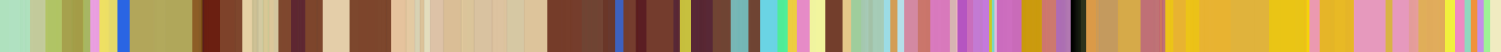
#> input picture duggee.jpg, 21002 x 720 px (shown at 1/14 size)
$ python com-py-circle.py
#> lines starting #> are read from the running program, lines starting #| are printed output that depends on the picture; after the words box and inside, x2 and y2 are one past the last pixel; in counts of white or black regions, pixels touching at a corner belong together
from PIL import Image, ImageDraw, ImageOps
import math

# Load the panorama image
panorama = Image.open('duggee.jpg')
#> panorama is the input picture: PIL image 21002x720 RGB; mean R, G, B 181.7, 148.9, 109.6

# Calculate the size of the circular image
diameter = min(panorama.size)
#> diameter = 720
diameter = diameter - diameter % 2  # ensure diameter is an even number

# Extract a strip of pixels from the far left of the panorama
left_strip = panorama.crop((0, 0, int(diameter/2), panorama.size[1]))
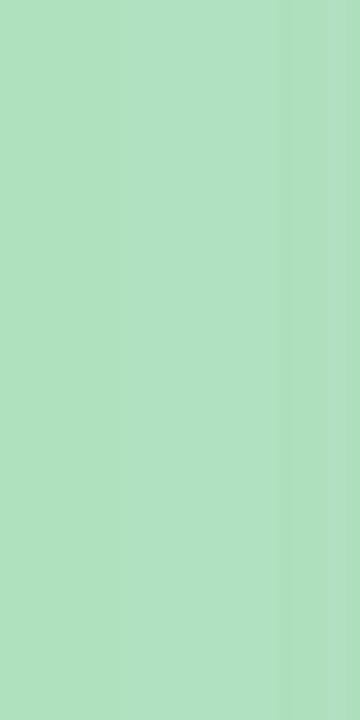
#> left_strip: PIL image 360x720 RGB; mean R, G, B 175.4, 224.7, 191.2

# Append the left strip to the right side of the panorama until the right side becomes the outside edge of the circle
while panorama.size[0] < diameter:
    panorama = ImageOps.expand(panorama, border=1, fill='black')
    panorama.paste(left_strip, (panorama.size[0]-left_strip.size[0], 0))

# Create a circular mask with a black background and a white circle in the center
mask = Image.new('L', (diameter, diameter), 0)
#> mask: PIL image 720x720 L; every value is 0
draw = ImageDraw.Draw(mask)
draw.ellipse((0, 0, diameter, diameter), fill=255)

# Resize and paste the panorama image onto the mask
panorama = panorama.resize((diameter, diameter))
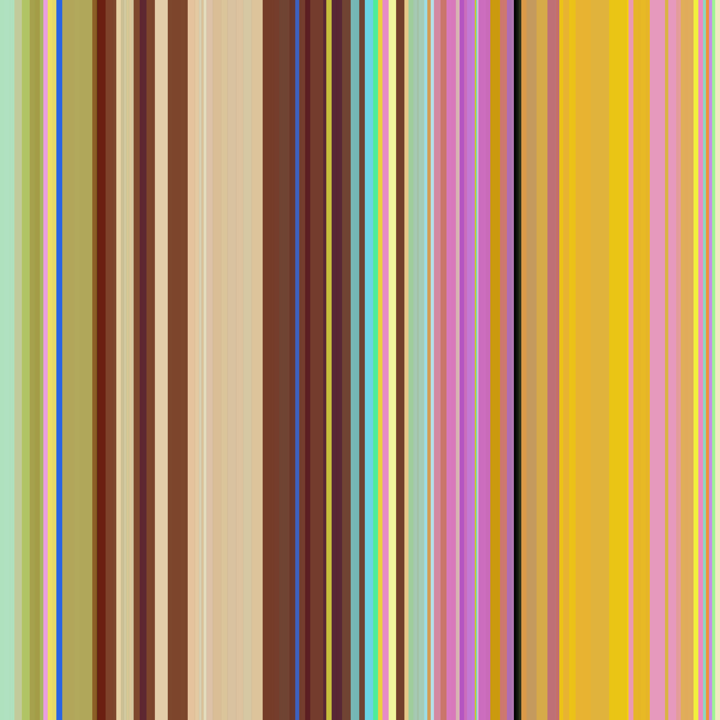
#> panorama: PIL image 720x720 RGB; mean R, G, B 181.7, 148.9, 109.6
panorama.putalpha(mask)
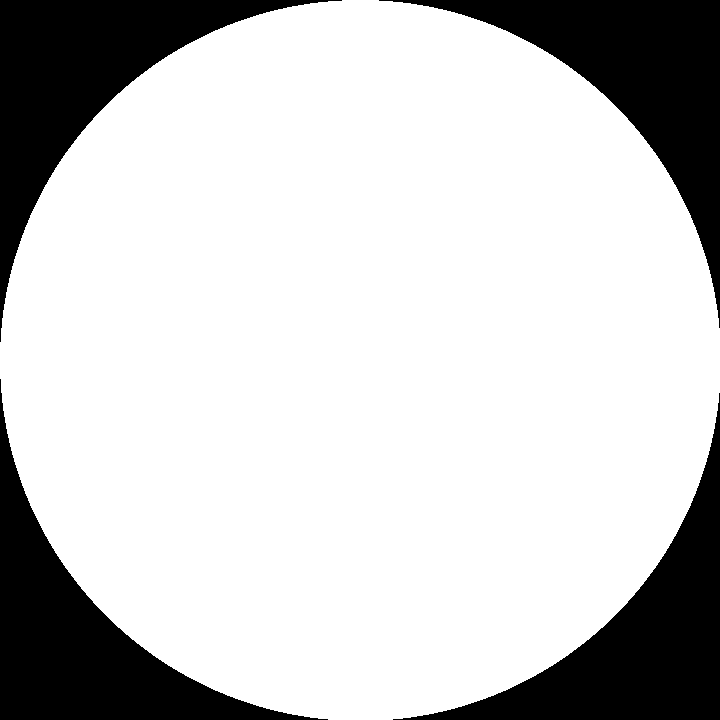
#> mask: PIL image 720x720 L; 78.7% white; 4 black regions, box (x1, y1, x2, y2) and area: (0, 0, 342, 342) 27922, (379, 0, 720, 328) 27580, (0, 379, 328, 720) 27580, (393, 393, 720, 720) 27239
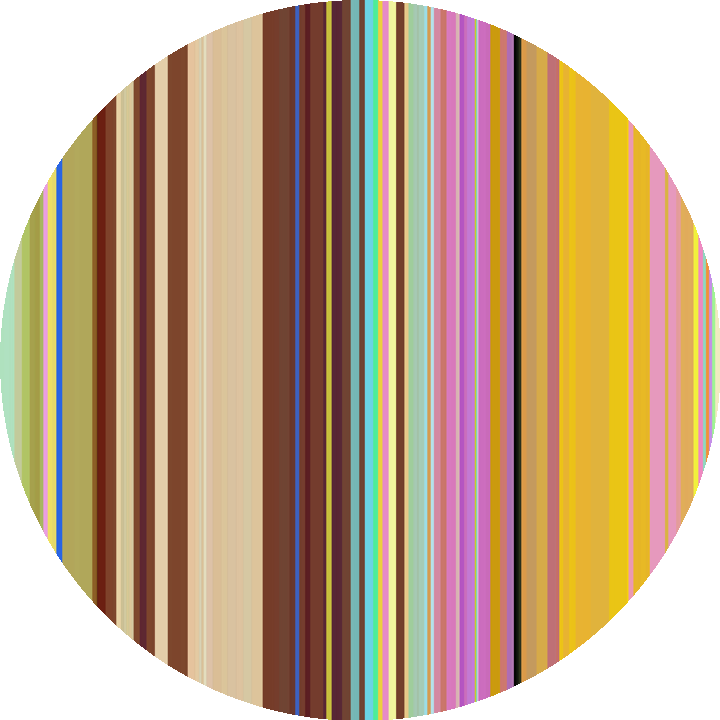
#> panorama: PIL image 720x720 RGBA; mean R, G, B, A 181.7, 148.9, 109.6, 200.7; transparent parts drawn white

# Save the circular version of the original panorama image
panorama.save('panorama_circle.png')
